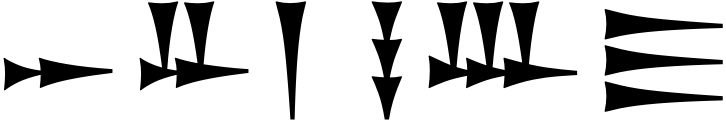
#> input picture text.png, 726 x 122 px, found by its file name
$ python lab6.py
#> lines starting #> are read from the running program, lines starting #| are printed output that depends on the picture; after the words box and inside, x2 and y2 are one past the last pixel; in counts of white or black regions, pixels touching at a corner belong together
from PIL import Image, ImageDraw, ImageFont
import numpy as np
import matplotlib.pyplot as plt
import os


font_path = "Noto_Sans_Ugaritic/NotoSansUgaritic-Regular.ttf"
font_size = 52
phrase = "𐎀𐎁𐎂 𐎃𐎄𐎅"
chars = ["𐎀", "𐎁", "𐎂", "𐎃", "𐎄", "𐎅", "𐎆", "𐎇", "𐎈", "𐎉"]


font = ImageFont.truetype(font_path, font_size)


png_image_path = "text.png"
bmp_image_path = "phrase.bmp"


image = Image.open(png_image_path).convert("1")
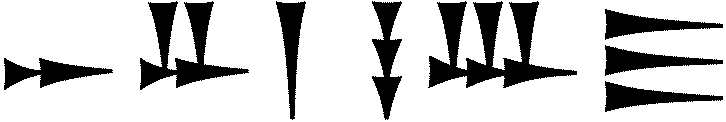
#> image: PIL image 726x122 1; 79.3% white; 8 black regions, largest, box (x1, y1, x2, y2) and area: (428, 1, 577, 88) 5253, (140, 1, 249, 90) 3492, (372, 1, 402, 120) 1884
image.save(bmp_image_path, format='BMP')


def calculate_profiles(image):
    data = np.array(image)
    vertical_profile = np.sum(data == 0, axis=0)
#> vertical_profile = 726 values, max 118 at index 385, min 0 at index 0, mean 25.24
    horizontal_profile = np.sum(data == 0, axis=1)
#> horizontal_profile = 122 values, max 401 at index 70, min 0 at index 0, mean 150.2
    return vertical_profile, horizontal_profile


image = Image.open("phrase.bmp").convert("L")
v_profile, h_profile = calculate_profiles(image)
#> v_profile has the same summary as vertical_profile in calculate_profiles; h_profile has the same summary as horizontal_profile in calculate_profiles


plt.figure(figsize=(12, 6))
plt.subplot(1, 2, 1)
plt.bar(range(len(v_profile)), v_profile)
plt.title("Вертикальный профиль")
plt.subplot(1, 2, 2)
plt.barh(range(len(h_profile)), h_profile)
plt.title("Горизонтальный профиль")
plt.savefig("profiles.png")
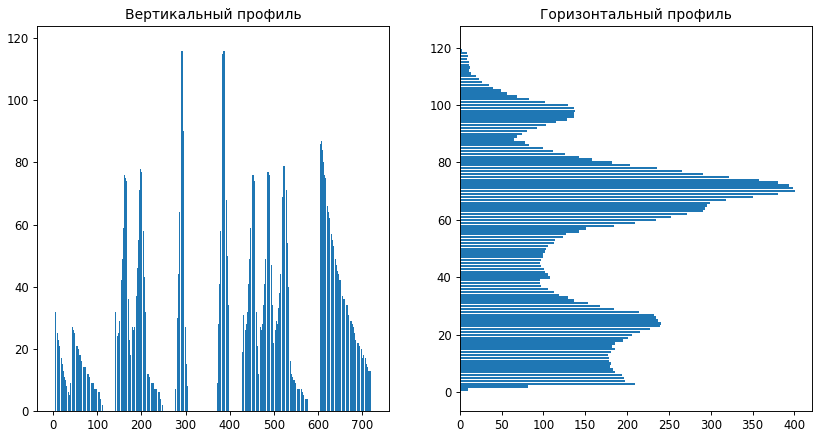
#> figure drawn by matplotlib, 2 panels
plt.close()


def segment_characters(image, threshold=2):
#> called with threshold = 2
    data = np.array(image)
    v_profile = np.sum(data == 0, axis=0)
#> v_profile has the same summary as vertical_profile in calculate_profiles

    in_char = False
    start_pos = []
    end_pos = []

    for i, val in enumerate(v_profile):
        if val > threshold and not in_char:
            start_pos.append(i)
            in_char = True
        elif val <= threshold and in_char:
            end_pos.append(i)
            in_char = False
#> this loop made 726 passes
#> (val, in_char) on pass 5: (13, True)
#> in_char on passes 113, 141, 249, 277, 306, 373: False, True, False, True, False, True
#> after the loop, end_pos = [112, 248, 305, 402, 577, 723]; in_char = False; start_pos = [4, 140, 276, 372, 429, 605]

    if in_char:
        end_pos.append(len(v_profile)-1)

    bboxes = []
    for start, end in zip(start_pos, end_pos):
        char_slice = data[:, start:end]
        h_profile = np.sum(char_slice == 0, axis=1)
        top = np.argmax(h_profile > 0)
        bottom = len(h_profile) - np.argmax(h_profile[::-1] > 0) - 1
        bboxes.append((start, top, end, bottom))
#> this loop made 6 passes
#> (start, end, top, bottom) on passes 1 to 6: (4, 112, 58, 89), (140, 248, 1, 89), (276, 305, 1, 119), (372, 402, 1, 119), (429, 577, 1, 87), (605, 723, 9, 111)
#> pass 1, in segment_characters, `char_slice = data[:, start:end]`:
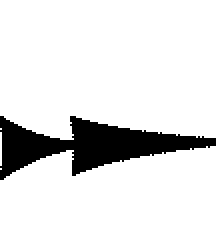
#> char_slice: shape (122, 108) (shown 2 times larger); 88.2% white; 1 black region, box (x1, y1, x2, y2) and area: (0, 58, 108, 90) 1557
#> pass 3, in segment_characters, `char_slice = data[:, start:end]`:
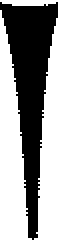
#> char_slice: shape (122, 29) (shown 2 times larger); 56.8% white; 1 black region, box (x1, y1, x2, y2) and area: (0, 1, 29, 120) 1530
#> after the loop, bboxes = [(4, 58, 112, 89), (140, 1, 248, 89), (276, 1, 305, 119), (372, 1, 402, 119), (429, 1, 577, 87), (605, 9, 723, 111)]

    return bboxes


bboxes = segment_characters(image)


result = image.copy().convert("RGB")
draw = ImageDraw.Draw(result)
for bbox in bboxes:
    draw.rectangle(bbox, outline="red")
#> this loop made 6 passes
result.save("segmented.png")
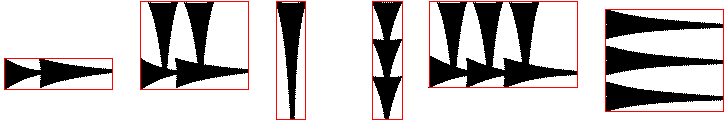
#> saved as segmented.png: PIL image 726x122 RGB; mean R, G, B 202.6, 196.4, 196.4

if not os.path.exists("symbol_profiles"):
    os.makedirs("symbol_profiles")

for i, char in enumerate(chars):
    char_image = Image.new("L", (font_size*2, font_size*2), 255)
    draw = ImageDraw.Draw(char_image)
    draw.text((10, 10), char, font=font, fill=0)
    char_image = char_image.crop(char_image.getbbox())

    v_profile, h_profile = calculate_profiles(char_image)

    plt.figure(figsize=(8, 4))
    plt.subplot(1, 2, 1)
    plt.bar(range(len(v_profile)), v_profile)
    plt.title(f"Vertical profile {i}")
    plt.subplot(1, 2, 2)
    plt.barh(range(len(h_profile)), h_profile)
    plt.title(f"Horizontal profile {i}")
    plt.tight_layout()
    plt.savefig(f"symbol_profiles/profile_{i}.png")
    plt.close()
#> this loop made 10 passes
#> pass 1, `char_image = char_image.crop(char_image.getbbox())`:
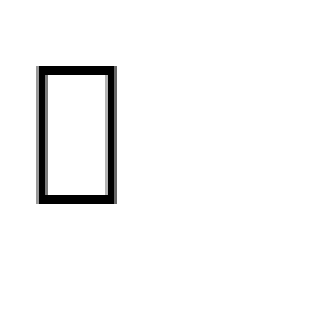
#> char_image: PIL image 104x104 L (shown 3 times larger); min 0, max 255, mean 245.8
#> pass 1, `plt.savefig(f"symbol_profiles/profile_{i}.png")`:
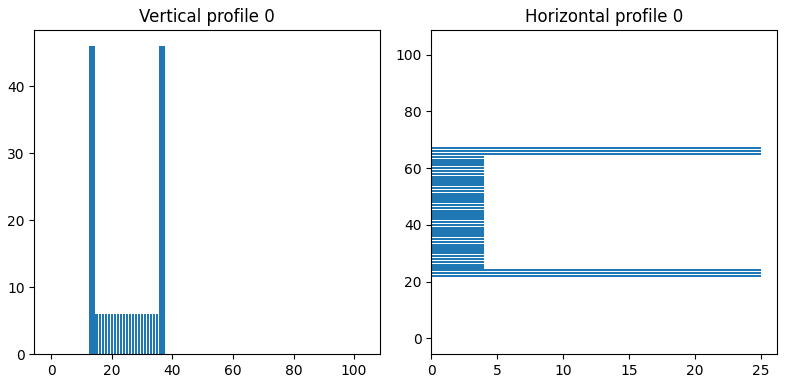
#> figure drawn by matplotlib, 2 panels

with open("lab_6_.md", "w", encoding="utf-8") as report:
    report.write("# Лабораторная работа №6: Сегментация текста\n\n")

    report.write("## 1. Исходное изображение фразы\n")
    report.write("![Фраза](phrase.bmp)\n\n")

    report.write("## 2. Профили изображения\n")
    report.write("![Профили](profiles.png)\n\n")

    report.write("## 3. Результат сегментации\n")
    report.write("![Сегментация](segmented.png)\n\n")
    report.write("Координаты символов:\n")
    for i, bbox in enumerate(bboxes):
        report.write(f"- Символ {i+1}: {bbox}\n")
    report.write("\n")

    report.write("## 4. Профили символов алфавита\n")
    for i, char in enumerate(chars):
        report.write(f"### Символ {char} (индекс {i})\n")
        report.write(f"![Профили символа {i}](symbol_profiles/profile_{i}.png)\n\n")

$ run again, with difference_1.png copied over text.png
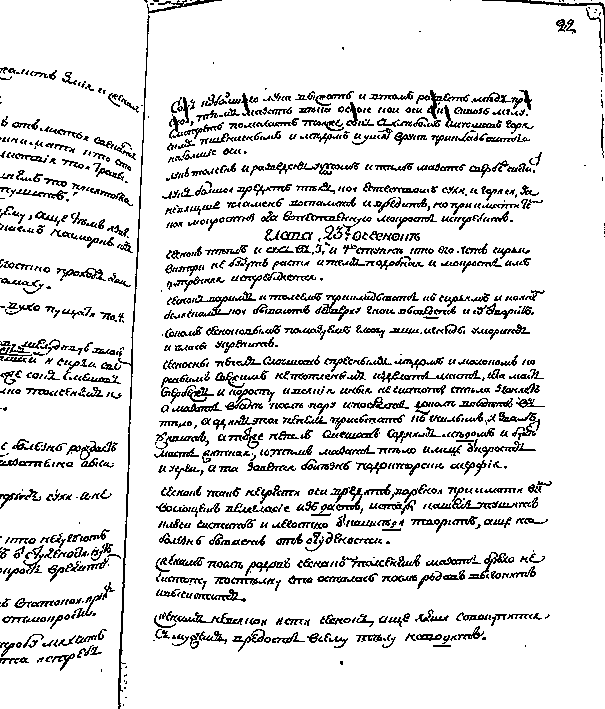
#> input picture difference_1.png, 605 x 709 px, found by its file name
#> image is the input picture: PIL image 605x709 1; 87.8% white; black in thin lines or dots
#> vertical_profile = 605 values, max 145 at index 187, min 2 at index 554, mean 86.29
#> horizontal_profile = 709 values, max 290 at index 378, min 1 at index 323, mean 73.63
#> `v_profile, h_profile = calculate_profiles(image)`: v_profile has the same summary as vertical_profile in calculate_profiles; h_profile has the same summary as horizontal_profile in calculate_profiles
#> in segment_characters, `v_profile = np.sum(data == 0, axis=0)`: v_profile has the same summary as vertical_profile in calculate_profiles
#> the loop in segment_characters, `for i, val in enumerate(v_profile):` made 605 passes
#> (val, in_char) on pass 1: (89, True)
#> after the loop in segment_characters, `for i, val in enumerate(v_profile):`: end_pos = [554, 577]; in_char = True; start_pos = [0, 556, 579]
#> the loop in segment_characters, `for start, end in zip(start_pos, end_pos):` made 3 passes
#> (start, end, bottom) on passes 1 to 3: (0, 554, 708), (556, 577, 33), (579, 604, 180)
#> pass 1, in segment_characters, `char_slice = data[:, start:end]`:
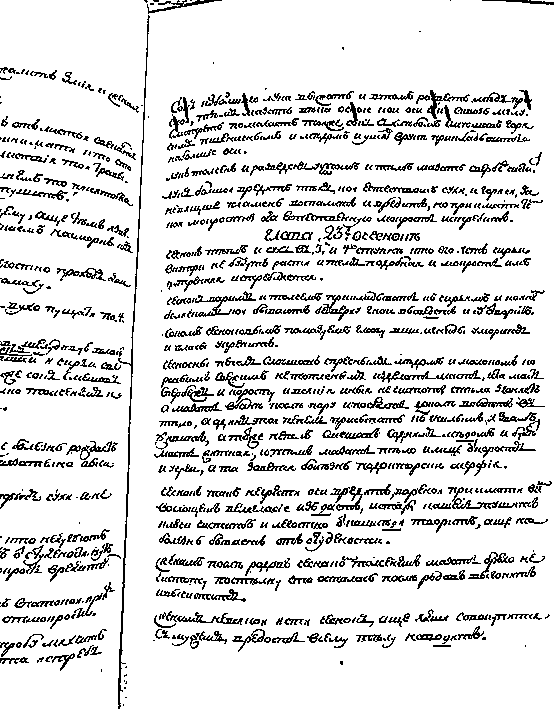
#> char_slice: shape (709, 554); 86.8% white; black in thin lines or dots
#> after the loop in segment_characters, `for start, end in zip(start_pos, end_pos):`: bboxes = [(0, 0, 554, 708), (556, 0, 577, 33), (579, 0, 604, 180)]
#> result: PIL image 605x709 RGB; 87.8% white; black in thin lines or dots
#> the loop `for bbox in bboxes:` made 3 passes
#> `result.save("segmented.png")`:
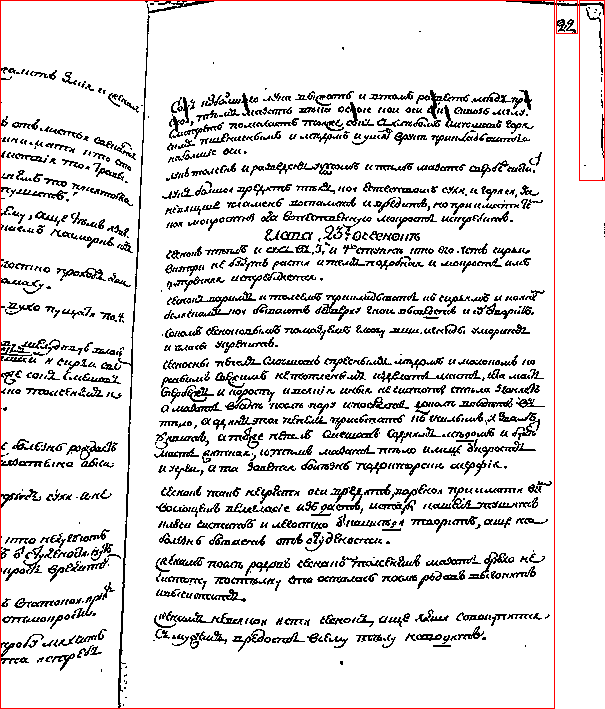
#> saved as segmented.png: PIL image 605x709 RGB; mean R, G, B 224.1, 222.3, 222.3
#> the loop `for i, bbox in enumerate(bboxes):` made 3 passes

$ run again, with difference_2.png copied over text.png
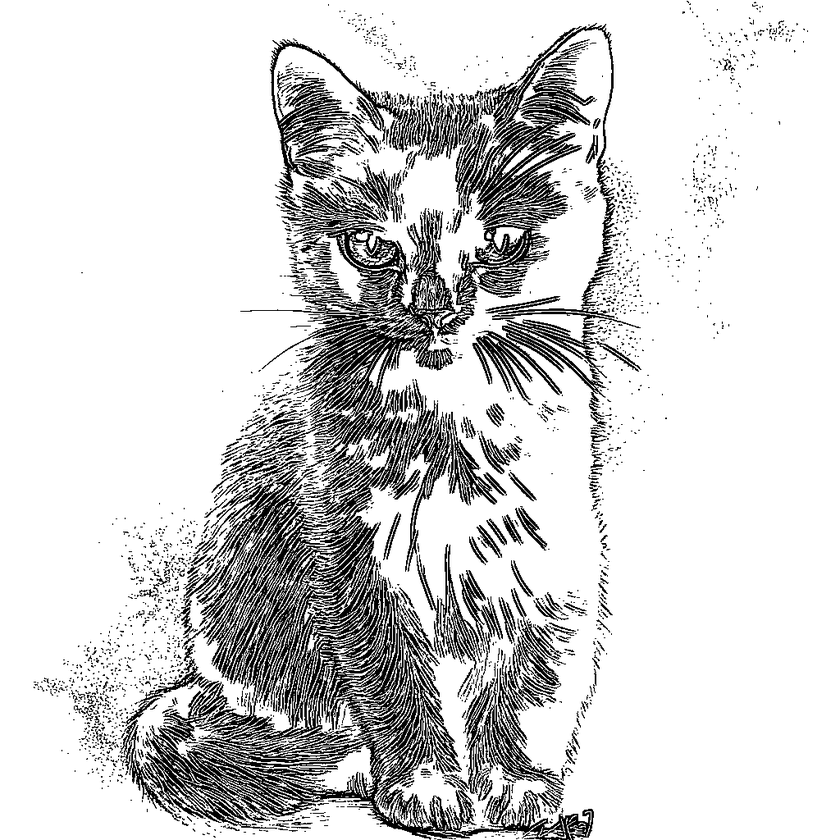
#> input picture difference_2.png, 840 x 840 px, shrunk from 1024 x 1024 before the run, found by its file name
#> image: PIL image 840x840 1; 83% white; black in thin lines or dots
#> vertical_profile = 840 values, max 408 at index 367, min 0 at index 0, mean 142.4
#> horizontal_profile = 840 values, max 260 at index 769, min 0 at index 0, mean 142.4
#> `v_profile, h_profile = calculate_profiles(image)`: v_profile has the same summary as vertical_profile in calculate_profiles; h_profile has the same summary as horizontal_profile in calculate_profiles
#> `plt.savefig("profiles.png")`:
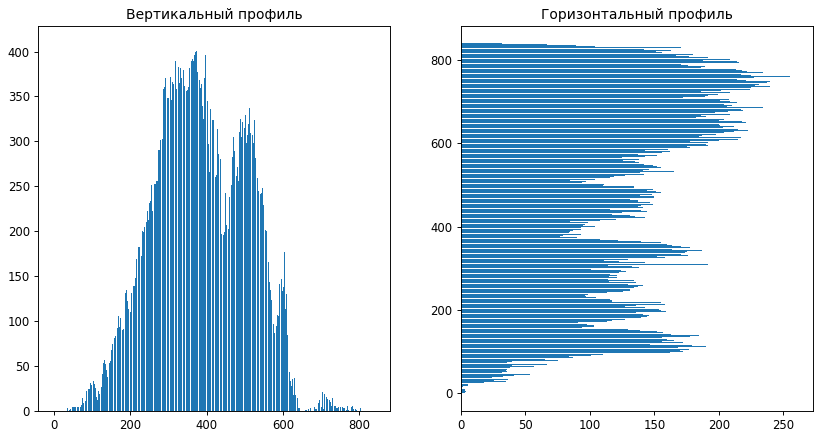
#> figure drawn by matplotlib, 2 panels; panel 1: tallest bar 408 high, from x = 366.6 to 367.4
#> in segment_characters, `v_profile = np.sum(data == 0, axis=0)`: v_profile has the same summary as vertical_profile in calculate_profiles
#> the loop in segment_characters, `for i, val in enumerate(v_profile):` made 840 passes
#> (val, in_char) on passes 35, 37, 38, 40, 42, 44, 45, 46: (3, True), (1, False), (3, True), (0, False), (3, True), (2, False), (3, True), (2, False)
#> after the loop in segment_characters, `for i, val in enumerate(v_profile):`: end_pos = 29 values from 36 to 804; in_char = False; start_pos = 29 values from 34 to 803
#> the loop in segment_characters, `for start, end in zip(start_pos, end_pos):` made 29 passes
#> (start, end, top, bottom) on passes 1 to 8: (34, 36, 681, 687), (37, 39, 682, 689), (41, 43, 681, 689), (44, 45, 678, 681), (46, 49, 678, 690), (50, 57, 678, 695), (58, 60, 681, 691), (61, 68, 659, 753)
#> after the loop in segment_characters, `for start, end in zip(start_pos, end_pos):`: bboxes = 29 items, first 6: (34, 681, 36, 687), (37, 682, 39, 689), (41, 681, 43, 689), (44, 678, 45, 681), (46, 678, 49, 690), (50, 678, 57, 695)
#> result: PIL image 840x840 RGB; 83% white; black in thin lines or dots
#> the loop `for bbox in bboxes:` made 29 passes
#> `result.save("segmented.png")`:
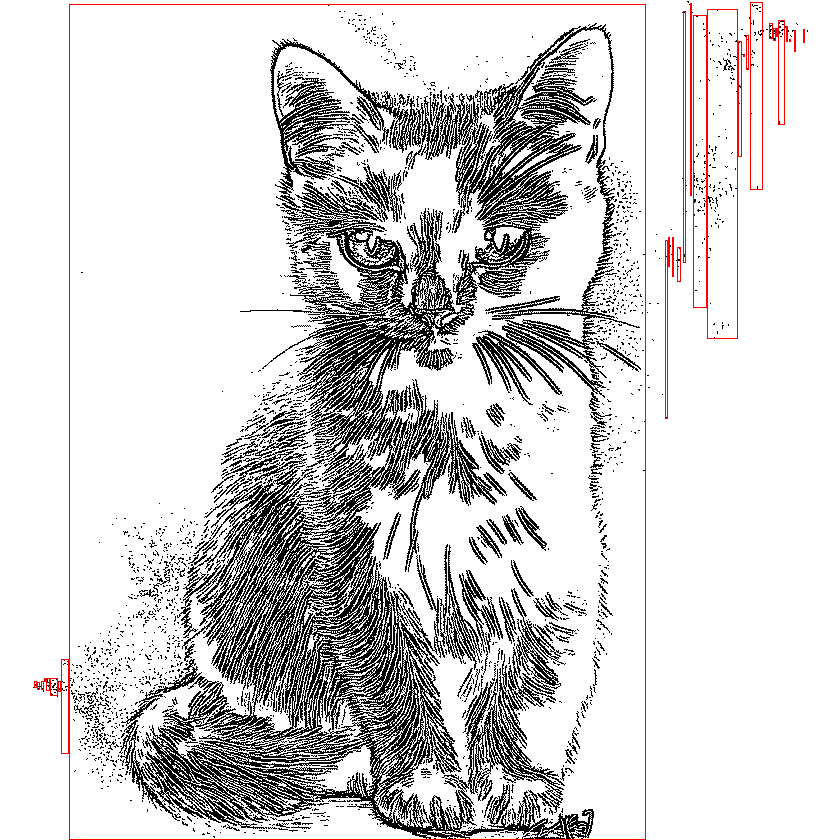
#> saved as segmented.png: PIL image 840x840 RGB; mean R, G, B 211.9, 209.3, 209.3
#> the loop `for i, bbox in enumerate(bboxes):` made 29 passes
